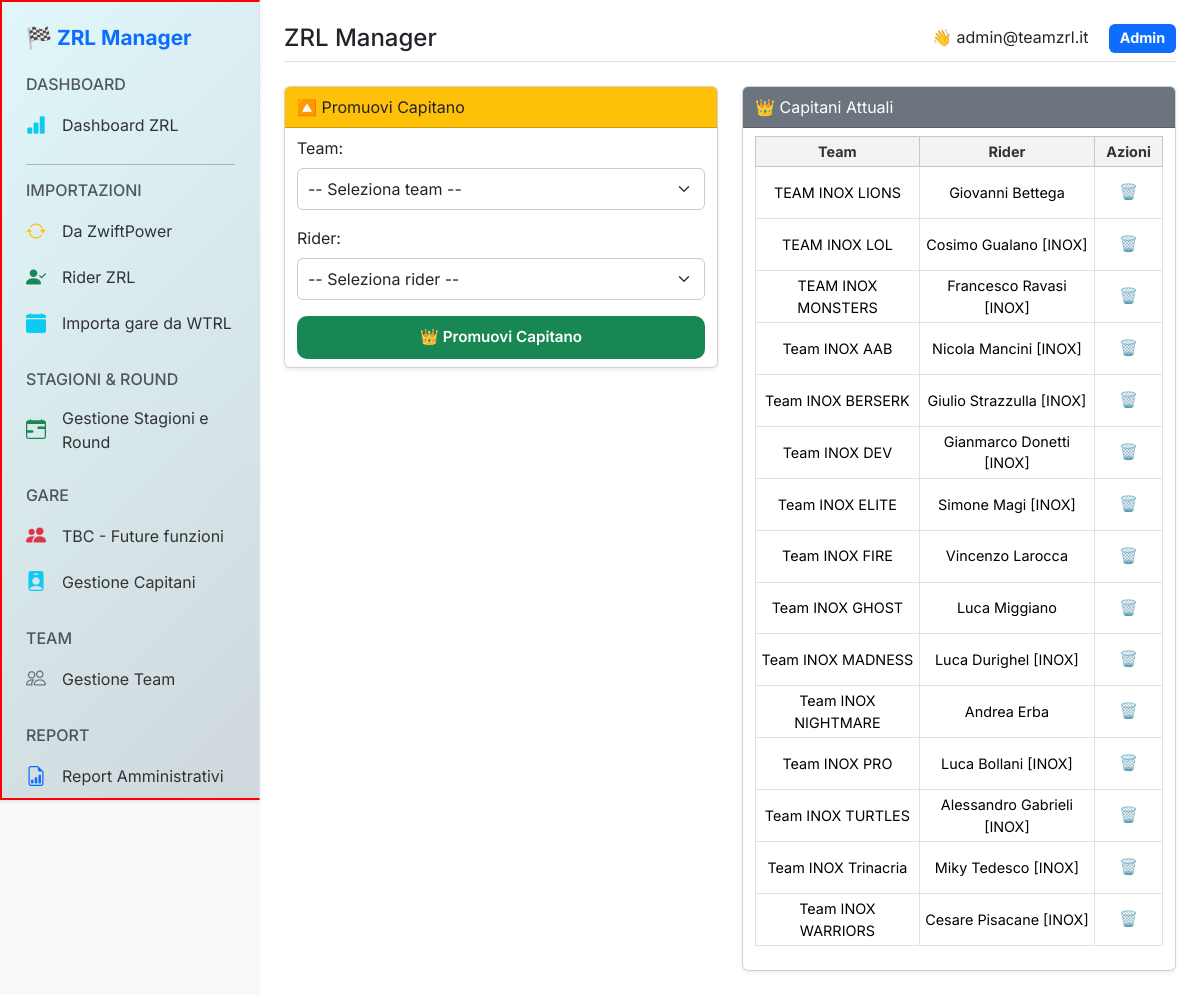
Screenshot of /admin/manage_captains (signed in) with the database file from the repository.
### tables this page shows
CREATE TABLE captains (
  id INTEGER PRIMARY KEY AUTOINCREMENT,
  zwift_power_id TEXT UNIQUE NOT NULL,
  name TEXT,
  team_id INTEGER NOT NULL,
  assigned_at DATETIME DEFAULT CURRENT_TIMESTAMP
);

CREATE TABLE "teams" (
	"id"	INTEGER,
	"name"	TEXT NOT NULL,
	"category"	TEXT NOT NULL,
	"division"	TEXT NOT NULL,
	"captain_id"	TEXT, captain_zwift_id INTEGER,
	PRIMARY KEY("id")
);

### blueprints/admin/routes/admin_races.py (the view, shortened to what this page needs)
@admin_races_bp.route("/manage_captains", methods=["GET", "POST"])
@require_admin
def manage_captains():
    conn = get_zrl_db()
    conn.row_factory = sqlite3.Row
    cur = conn.cursor()
    available_teams = cur.execute("SELECT * FROM teams ORDER BY name").fetchall()
    unassigned_riders = cur.execute("""
    SELECT *
    FROM riders
    WHERE active = 1
      AND zwift_power_id NOT IN (
          SELECT zwift_power_id FROM captains
      )
    ORDER BY name
""").fetchall()
    current_captains = cur.execute("""
        SELECT c.zwift_power_id, c.name AS rider_name, t.name AS team_name
        FROM captains c
        JOIN teams t ON c.team_id = t.id
        ORDER BY t.name
    """).fetchall()
    selected_race_date = cur.execute("""
        SELECT MIN(race_date) FROM races WHERE race_date >= DATE('now')
    """).fetchone()[0]
    conn.close()
    return render_template("admin/manage_captains.html",
                           available_teams=available_teams,
                           unassigned_riders=unassigned_riders,
                           current_captains=current_captains,
                           selected_race_date=selected_race_date)

### db.py (called while the page is built)
def _connect_db(db_path, attr_name):
    if has_app_context():
        if not hasattr(g, attr_name):
            conn = sqlite3.connect(db_path)
            conn.row_factory = sqlite3.Row
            setattr(g, attr_name, conn)
            logging.info(f"📂 Connessione Flask attiva → {db_path}")
        return getattr(g, attr_name)
    conn = sqlite3.connect(db_path)
    conn.row_factory = sqlite3.Row
    logging.info(f"📂 Connessione diretta → {db_path}")
    return conn

def get_zrl_db():
    return _connect_db(ZRL_DB_PATH, "zrl_db")

### utils/auth.py (called while the page is built)
def require_admin(f):
    @wraps(f)
    def decorated_function(*args, **kwargs):
        if session.get('user_role') != 'admin':
            flash("⛔ Accesso riservato agli admin", "danger")
            return redirect(url_for('auth.login_admin'))
        return f(*args, **kwargs)
    return decorated_function

### templates/admin/manage_captains.html (shortened to what this page needs)
{% extends "base.html" %}
{% block content %}
<div class="row g-4">
  <div class="col-md-6">
    <div class="card shadow-sm">
      <div class="card-header bg-warning text-dark">🔼 Promuovi Capitano</div>
      <div class="card-body">
        <form method="POST" action="{{ url_for('admin_races.manage_captains') }}">
          <div class="mb-3">
            <label for="team_id" class="form-label">Team:</label>
            <select name="team_id" id="team_id" class="form-select" required>
              <option value="">-- Seleziona team --</option>
            </select>
          </div>
          <div class="mb-3">
            <label for="zwift_power_id" class="form-label">Rider:</label>
            <select name="zwift_power_id" id="zwift_power_id" class="form-select" required>
              <option value="">-- Seleziona rider --</option>
            </select>
          </div>
          <button class="btn btn-success w-100">👑 Promuovi Capitano</button>
        </form>
      </div>
    </div>
  </div>
  <div class="col-md-6">
    <div class="card shadow-sm">
      <div class="card-header bg-secondary text-white">👑 Capitani Attuali</div>
      <div class="card-body">
        <table class="table table-sm table-bordered align-middle text-center">
          <thead class="table-light">
            <tr>
              <th>Team</th>
              <th>Rider</th>
              <th>Azioni</th>
            </tr>
          </thead>
          <tbody>
            {% for captain in current_captains %}
              <tr>
                <td>{{ captain.team_name }}</td>
                <td>{{ captain.rider_name }}</td>
                <td>
                  <form method="POST" action="{{ url_for("admin_races.manage_captains") }}" onsubmit="return confirm('Sei sicuro di voler rimuovere questo capitano?');">
                    <button type="submit" class="btn btn-sm btn-outline-danger">🗑️</button>
                  </form>
                </td>
              </tr>
            {% endfor %}
          </tbody>
        </table>
      </div>
    </div>
  </div>
</div>
{% endblock %}

### static/css/style.css (style rules this page uses)
* { box-sizing: border-box; margin: 0; padding: 0; }
body { font-family: 'Inter', sans-serif; background-color: #f5f7fa; color: #333; min-height: 100vh; }
input[type="text"], input[type="number"], select, .form-input, .form-select { width: 100%; padding: 8px 10px; font-size: 1rem; border-radius: 6px; border: 1px solid #ccc; background-color: #fff; transition: all 0.2s ease; }
.btn { padding: 10px 20px; font-size: 0.95rem; font-weight: 600; border-radius: 8px; border: none; cursor: pointer; transition: all 0.2s ease; }
.card-header, .card-body { padding: 0.5rem 0.75rem; }

### static/css/custom.css (style rules this page uses)
body { font-family: 'Inter', sans-serif; background-color: #f8f9fa; color: #212529; }
.table { font-size: 0.9rem; }
.table thead th { background-color: #f1f3f5; color: #333; }
.btn { border-radius: 10px; }

### templates/base.html (style rules this page uses)
body { font-family: 'Inter', sans-serif; }

### rows the page displays
captains: team_name "TEAM INOX LIONS", rider_name "Giovanni Bettega"
captains: team_name "TEAM INOX LOL", rider_name "Cosimo Gualano [INOX]"
captains: team_name "TEAM INOX MONSTERS", rider_name "Francesco Ravasi [INOX]"
captains: team_name "Team INOX AAB", rider_name "Nicola Mancini [INOX]"
captains: team_name "Team INOX BERSERK", rider_name "Giulio Strazzulla [INOX]"
captains: team_name "Team INOX DEV", rider_name "Gianmarco Donetti [INOX]"
captains: team_name "Team INOX ELITE", rider_name "Simone Magi [INOX]"
captains: team_name "Team INOX FIRE", rider_name "Vincenzo Larocca"
captains: team_name "Team INOX GHOST", rider_name "Luca Miggiano"
captains: team_name "Team INOX MADNESS", rider_name "Luca Durighel [INOX]"
captains: team_name "Team INOX NIGHTMARE", rider_name "Andrea Erba"
captains: team_name "Team INOX PRO", rider_name "Luca Bollani [INOX]"
captains: team_name "Team INOX TURTLES", rider_name "Alessandro Gabrieli [INOX]"
captains: team_name "Team INOX Trinacria", rider_name "Miky Tedesco [INOX]"
captains: team_name "Team INOX WARRIORS", rider_name "Cesare Pisacane [INOX]"

### other values shown
{{ page_title or "ZRL Manager" }} "ZRL Manager"
{{ session.get('user_email') }} "admin@teamzrl.it"
{{ role|capitalize }} "Admin"
